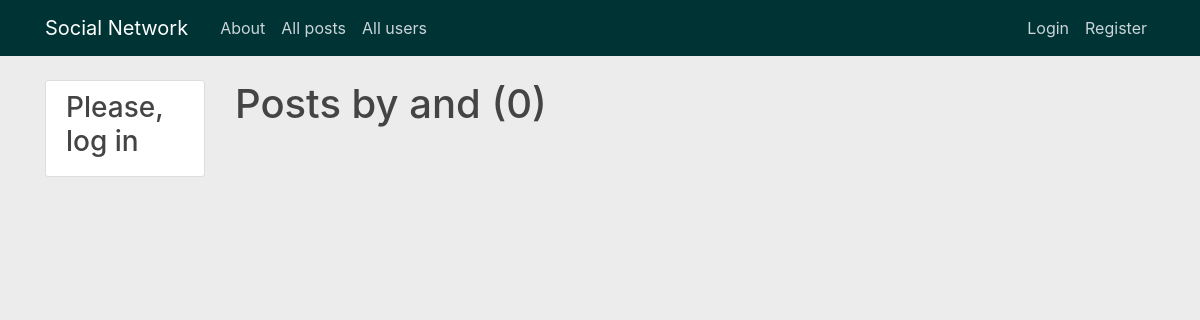
The page /user/and on the database as committed earlier.
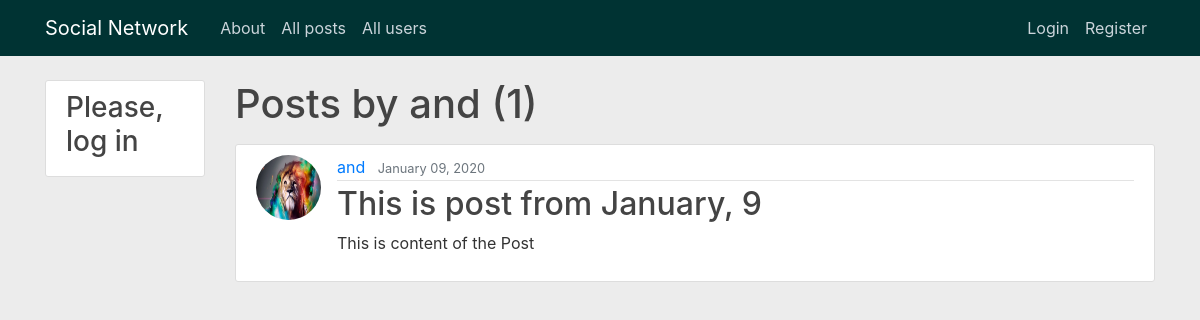
The same page on the database as committed later.
### blog/models.py (models this page shows, shortened)
class Post(models.Model):
    title = models.CharField(max_length=100)
    content = models.TextField()
    date_posted = models.DateTimeField(default=timezone.now)
    author = models.ForeignKey(User, on_delete=models.CASCADE)

### users/models.py (models this page shows, shortened)
class Profile(models.Model):
    user = models.OneToOneField(User, on_delete=models.CASCADE)
    image = models.ImageField(default='default.jpg', upload_to='profile_pics')

### blog/views.py (the view)
# urls.py: path('user/<str:username>', UserPostListView.as_view(), name='user-posts'),
class UserPostListView(ListView):
    model = Post
    template_name = 'blog/user_posts.html'
    context_object_name = 'posts'
    paginate_by = 5
    def get_queryset(self):
        user = get_object_or_404(User, username=self.kwargs.get('username'))
        return Post.objects.filter(author=user).order_by('-date_posted')

### blog/templates/blog/user_posts.html (shortened to what this page needs)
{% extends "base/base.html" %}
{% block content %}
    <h1 class="mb-3">Posts by {{ view.kwargs.username }} ({{ page_obj.paginator.count }})</h1>
    {% for post in posts %}
        <article class="media content-section">
            <img class="rounded-circle article-img" src="{{ post.author.profile.image.url }}">
            <div class="media-body">
                <div class="article-metadata">
                    <a class="mr-2" href="{% url 'profile' post.author.id %}">{{ post.author }}</a>
                    <small class="text-muted">{{ post.date_posted|date:"F d, Y" }}</small>
                </div>
                <h2><a class="article-title" href="{% url 'post-detail' post.id %}">{{ post.title }}</a></h2>
                <p class="article-content">{{ post.content }}</p>
            </div>
        </article>
    {% endfor %}
{% endblock content %}

Rows that differ between the two databases and show on the page:
added Post: author.profile.image (placeholder picture), author "and", date_posted "January 09, 2020", title "This is post from January, 9", content "This is content of the Post"
Other text that changed with them:
{{ page_obj.paginator.count }}: "0" → "1"
